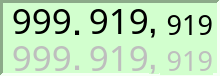
  <widget class="QFrame" name="frame_2">
   <property name="geometry">
    <rect>
     <x>60</x>
     <y>8</y>
     <width>220</width>
     <height>76</height>
    </rect>
   </property>
   <property name="font">
    <font>
     <kerning>true</kerning>
    </font>
   </property>
   <property name="styleSheet">
    <string notr="true">background-color: rgb(210, 255, 206);</string>
   </property>
   <property name="frameShape">
    <enum>QFrame::Panel</enum>
   </property>
   <property name="frameShadow">
    <enum>QFrame::Sunken</enum>
   </property>
   <property name="lineWidth">
    <number>3</number>
   </property>
   <widget class="QLabel" name="label">
    <property name="geometry">
     <rect>
      <x>73</x>
      <y>14</y>
      <width>10</width>
      <height>21</height>
     </rect>
    </property>
    <property name="font">
     <font>
      <pointsize>22</pointsize>
      <weight>75</weight>
      <bold>true</bold>
     </font>
    </property>
    <property name="text">
     <string>.</string>
    </property>
   </widget>
   <widget class="QLabel" name="label_2">
    <property name="geometry">
     <rect>
      <x>149</x>
      <y>8</y>
      <width>10</width>
      <height>30</height>
     </rect>
    </property>
    <property name="font">
     <font>
      <pointsize>20</pointsize>
      <weight>75</weight>
      <bold>true</bold>
     </font>
    </property>
    <property name="text">
     <string>,</string>
    </property>
   </widget>
   <widget class="QLabel" name="label_3">
    <property name="enabled">
     <bool>false</bool>
    </property>
    <property name="geometry">
     <rect>
      <x>73</x>
      <y>49</y>
      <width>10</width>
      <height>21</height>
     </rect>
    </property>
    <property name="font">
     <font>
      <pointsize>22</pointsize>
      <weight>75</weight>
      <bold>true</bold>
     </font>
    </property>
    <property name="text">
     <string>.</string>
    </property>
   </widget>
   <widget class="QLabel" name="label_4">
    <property name="enabled">
     <bool>false</bool>
    </property>
    <property name="geometry">
     <rect>
      <x>149</x>
      <y>44</y>
      <width>10</width>
      <height>30</height>
     </rect>
    </property>
    <property name="font">
     <font>
      <pointsize>20</pointsize>
      <weight>75</weight>
      <bold>true</bold>
     </font>
    </property>
    <property name="text">
     <string>,</string>
    </property>
   </widget>
   <widget class="QLabel" name="lbl_Amhz">
    <property name="geometry">
     <rect>
      <x>5</x>
      <y>5</y>
      <width>67</width>
      <height>30</height>
     </rect>
    </property>
    <property name="font">
     <font>
      <family>Droid Sans</family>
      <pointsize>26</pointsize>
     </font>
    </property>
    <property name="text">
     <string>999</string>
    </property>
    <property name="alignment">
     <set>Qt::AlignRight|Qt::AlignTrailing|Qt::AlignVCenter</set>
    </property>
   </widget>
   <widget class="QLabel" name="lbl_Akhz">
    <property name="geometry">
     <rect>
      <x>82</x>
      <y>5</y>
      <width>67</width>
      <height>30</height>
     </rect>
    </property>
    <property name="font">
     <font>
      <family>Droid Sans</family>
      <pointsize>26</pointsize>
      <weight>50</weight>
      <bold>false</bold>
     </font>
    </property>
    <property name="focusPolicy">
     <enum>Qt::NoFocus</enum>
    </property>
    <property name="text">
     <string>919</string>
    </property>
    <property name="alignment">
     <set>Qt::AlignRight|Qt::AlignTrailing|Qt::AlignVCenter</set>
    </property>
   </widget>
   <widget class="QLabel" name="lbl_Ahz">
    <property name="geometry">
     <rect>
      <x>160</x>
      <y>9</y>
      <width>53</width>
      <height>30</height>
     </rect>
    </property>
    <property name="font">
     <font>
      <family>Droid Sans</family>
      <pointsize>20</pointsize>
      <italic>false</italic>
     </font>
    </property>
    <property name="text">
     <string>919</string>
    </property>
    <property name="alignment">
     <set>Qt::AlignRight|Qt::AlignTrailing|Qt::AlignVCenter</set>
    </property>
   </widget>
   <widget class="QLabel" name="lbl_Bkhz">
    <property name="enabled">
     <bool>false</bool>
    </property>
    <property name="geometry">
     <rect>
      <x>82</x>
      <y>42</y>
      <width>67</width>
      <height>30</height>
     </rect>
    </property>
    <property name="font">
     <font>
      <family>Droid Sans</family>
      <pointsize>26</pointsize>
      <weight>50</weight>
      <italic>false</italic>
      <bold>false</bold>
      <strikeout>false</strikeout>
     </font>
    </property>
    <property name="focusPolicy">
     <enum>Qt::NoFocus</enum>
    </property>
    <property name="text">
     <string>919</string>
    </property>
    <property name="alignment">
     <set>Qt::AlignRight|Qt::AlignTrailing|Qt::AlignVCenter</set>
    </property>
   </widget>
   <widget class="QLabel" name="lbl_Bmhz">
    <property name="enabled">
     <bool>false</bool>
    </property>
    <property name="geometry">
     <rect>
      <x>5</x>
      <y>42</y>
      <width>67</width>
      <height>30</height>
     </rect>
    </property>
    <property name="font">
     <font>
      <family>Droid Sans</family>
      <pointsize>26</pointsize>
      <italic>false</italic>
      <strikeout>false</strikeout>
     </font>
    </property>
    <property name="text">
     <string>999</string>
    </property>
    <property name="alignment">
     <set>Qt::AlignRight|Qt::AlignTrailing|Qt::AlignVCenter</set>
    </property>
   </widget>
   <widget class="QLabel" name="lbl_Bhz">
    <property name="enabled">
     <bool>false</bool>
    </property>
    <property name="geometry">
     <rect>
      <x>160</x>
      <y>45</y>
      <width>53</width>
      <height>30</height>
     </rect>
    </property>
    <property name="font">
     <font>
      <family>Droid Sans</family>
      <pointsize>20</pointsize>
      <italic>false</italic>
      <strikeout>false</strikeout>
     </font>
    </property>
    <property name="text">
     <string>919</string>
    </property>
    <property name="alignment">
     <set>Qt::AlignRight|Qt::AlignTrailing|Qt::AlignVCenter</set>
    </property>
   </widget>
  </widget>
